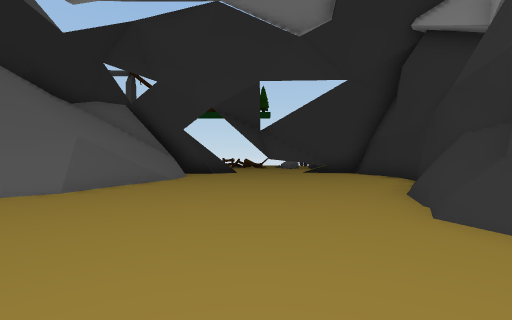
[1] (above)

12 first-person views from a walk through a 3-D level made in the Unity game engine. The camera is 1.3 m above the floor, looks level and sees 85° across. The floor is counted in squares, 2 m on a side. Each view is taken from the middle of a square. On the plan, view 1 faces up. The plan holds only what a view shows up to about 9 squares ahead; the rest is blank. The place goes on beyond the plan. The player is left out.

[2]
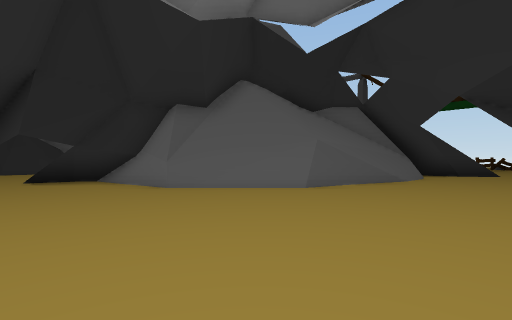

[3]
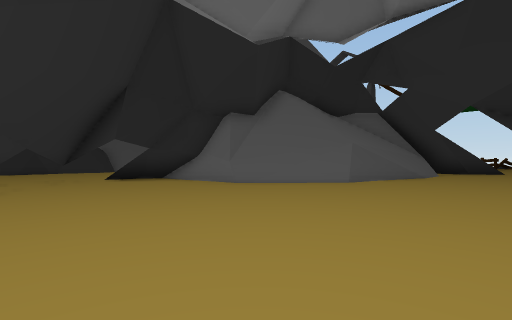

[4]
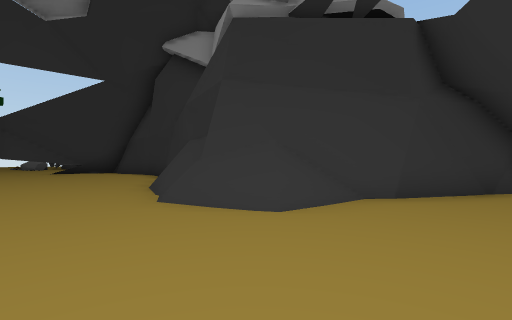

[5]
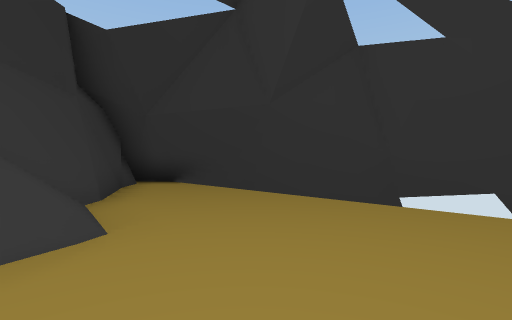

[6]
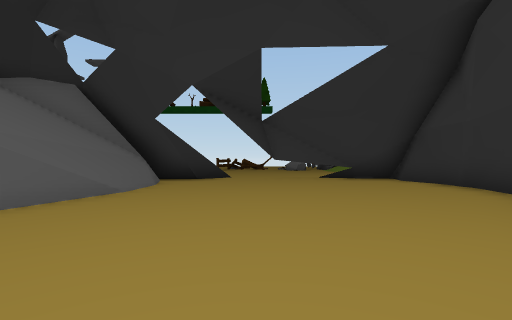

[7]
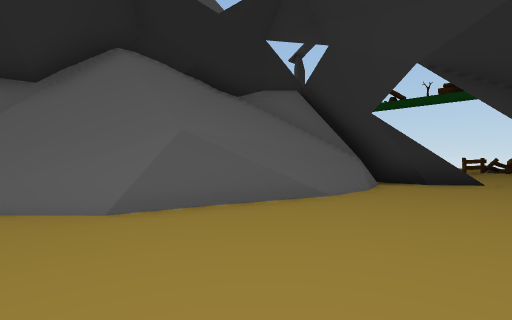

[8]
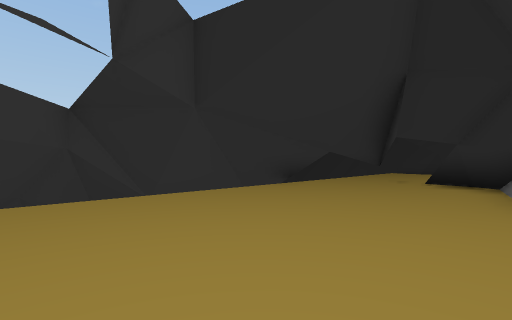

[9]
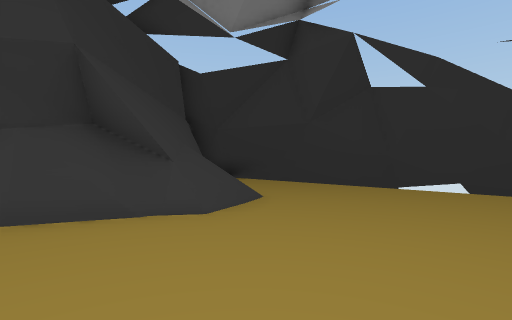

[10]
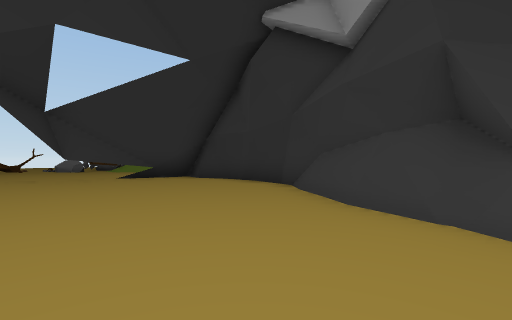

[11]
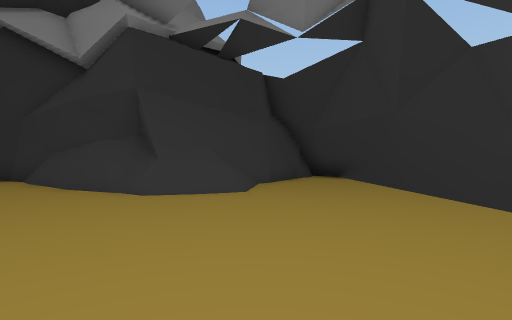

[12]
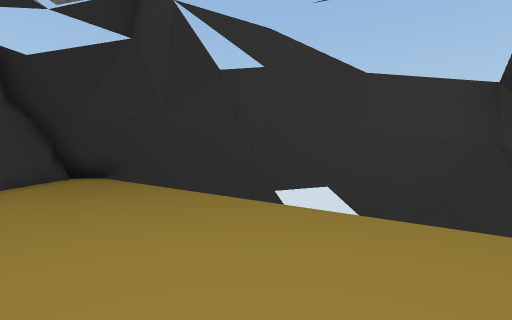

### Floor plan
Key: @ floor where view 1 was taken; # wall or solid block; x gap in a wall; . main floor; : floor 0.25 m higher than the main floor; + floor 4.75 m higher than the main floor; / step, stairs or slope; = window, fence, low wall or low ledge; ^ raised ledge; v drop or lower ground.
Columns run from 11 left of view 1 to 8 right of it. Each row starts with its distance up from view 1.
 14           ^^^
 13           ^^^^
 12        v#^^^#=
 11      ####::#::###
 10     ##///:::::::#
  9     #+///.::::::#
  8     #////.::::::#
  7     #///#.::::::#
  6     #####..::::##
  5     ##//......##
  4     ##/....../##
  3   ####......./###
  2   #..........//##
  1 ^^^...........//##
  0 ^^x........@.....###
 -1 ^^x................#
 -2    #..............#^
 -3     =#         ###v
 -4      ^###   ^^^#vv
 -5        v###=^^vv

Where each view was taken, in squares from view 1:
view 1: 0 up, 0 right, facing up
view 2: 0 up, 0 right, facing up-left
view 3: 2 down, 0 right, facing up-left
view 4: 1 down, 0 right, facing up-right
view 5: 2 up, 0 right, facing down-right
view 6: 3 up, 0 right, facing up
view 7: 4 up, 0 right, facing up-left
view 8: 3 up, 1 left, facing down-left
view 9: 5 up, 1 left, facing down-right
view 10: 3 up, 1 left, facing up-right
view 11: 1 up, 3 left, facing right
view 12: 1 up, 3 left, facing down-right
